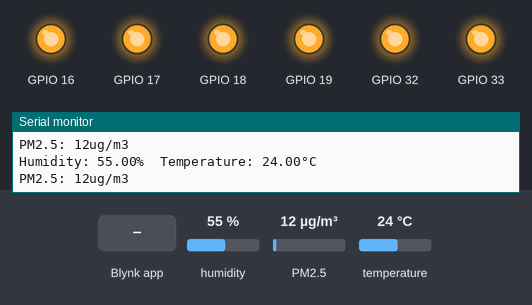
The sketch below on a simulated ESP32. Parts: output pins drawn as LEDs (lit = HIGH), the last lines printed to the serial monitor. The inputs (shaded band) are chosen by the test bench; at power-on: humidity 55 %, PM2.5 12 µg/m³, temperature 24 °C. WiFi joins after 1.5 s; servers stay silent unless stated.

Above: at 3.0 s.
3.1 s: Blynk app writes 1 to V3
At 3.5 s:
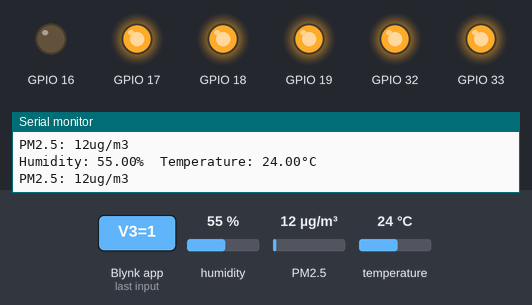
5.1 s: Blynk app writes 1 to V4
At 5.5 s:
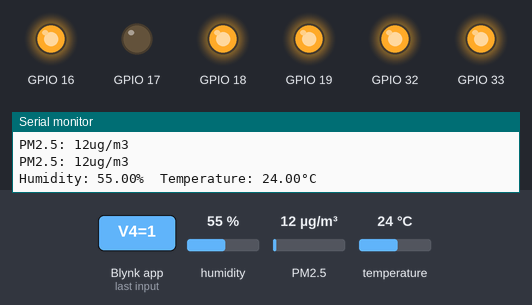
7.1 s: Blynk app writes 1 to V5
At 7.5 s:
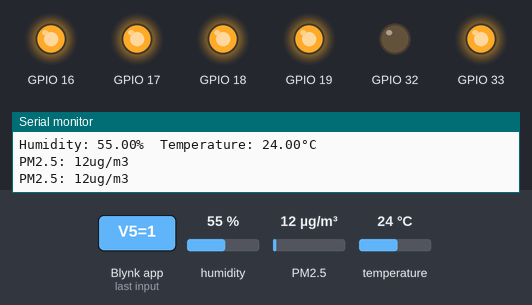
9.1 s: Blynk app writes 1 to V6
At 9.5 s:
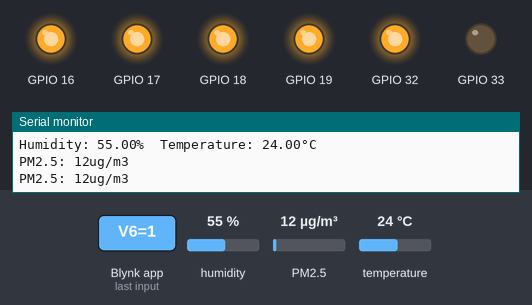
11.1 s: Blynk app writes 1 to V7
At 11.5 s:
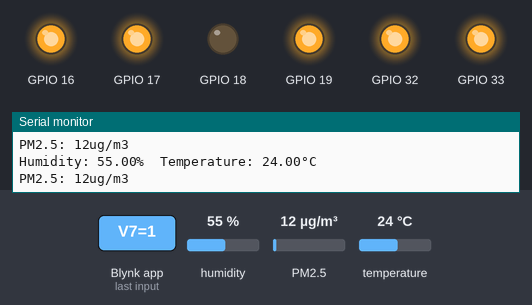
13.1 s: Blynk app writes 1 to V8
At 13.5 s:
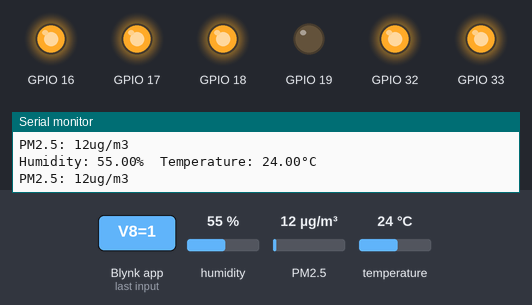
Timing chart, 0 to 16.1 s (numbered marks = the images above; inputs shaded):
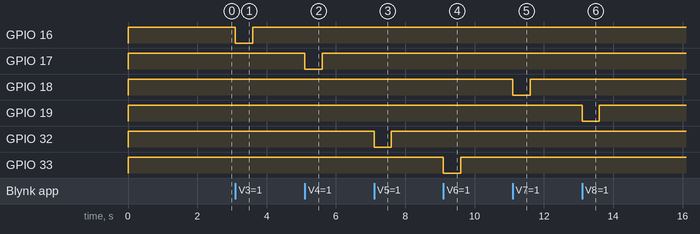

The sketch:

ESP32_Air_quality.ino
```cpp
/*************************************************************
  สำหรับบอร์ด ESP32

  การต่อสาย
  PMS7003
  TX  -> 25
  RX  -> 27
  GND -> GND
  VCC -> VCC

  DHT -> 26

   ไลบรารี่เพิ่มเติม
   1.PMS โหลดจาก library manager
   2.DHT โหลดจาก library manager
   3.blynk โหลดจาก library manager

 *************************************************************/

/* ดีบัก Blynk ผ่าน Serial */
#define BLYNK_PRINT Serial

/* ข้อมูลจาก Blynk */
#define BLYNK_TEMPLATE_ID "TMPLHZXTQTqu"
#define BLYNK_TEMPLATE_NAME "Air quality"
#define BLYNK_AUTH_TOKEN "f4FQUVZN0zuZ7F49CbB8KJt7yTreeDUf"

#include <WiFi.h>             // ไวไฟ
#include <WiFiClient.h>       // ไวไฟ
#include <BlynkSimpleEsp32.h> // Blynk
#include <PMS.h>              // PMS7003 sensor
#include <DHT.h>              // DHT
#include <HardwareSerial.h>   // Uart กับ PMS7003

// ชื่อไวไฟกับรหัสผ่าน
char ssid[] = "SSID";
char pass[] = "PASS";

HardwareSerial SerialPort(1); // ใช้งาน UART1
PMS pms(SerialPort);          // สร้าง object ชื่อ pms สำหรับเซนเซอร์ฝุ่น
PMS::DATA data;               // สร้างตัวแปร data เก็บค่าเซนเซอร์ฝุ่น

#define DHTPIN 26     // ตั้งค่าขาต่อ DHT
#define DHTTYPE DHT22 // DHT 22  (AM2302), AM2321

DHT dht(DHTPIN, DHTTYPE); // สร้าง object ชื่อ dht

unsigned long previousMillis = 0; // ตัวแปรเก็บค่าการ delay

BLYNK_CONNECTED() // เรียกเมื่อ blynk เชื่อมต่อสำเร็จ
{
  Blynk.syncAll();
}

BLYNK_WRITE(V3) // เรียกเมือกด Virtual Pin 3 (OFF-ON)
{
  if (param.asInt() == 1) // ถ้าค่าจาก Blynk เป็น1 (มีการกดปุ่ม)
  {
    digitalWrite(16, LOW);     // output เป็น low (relay active low)
    delay(500);                // รอ 0.5 วินาที
    digitalWrite(16, HIGH);    // output เป็น high
    Blynk.virtualWrite(V3, 0); // อัพเดทค่า Virtual pin
  }
}
BLYNK_WRITE(V4) // เรียกเมือกด Virtual Pin 4 (Timer)
{
  if (param.asInt() == 1) // ถ้าค่าจาก Blynk เป็น1 (มีการกดปุ่ม)
  {
    digitalWrite(17, LOW);     // output เป็น low (relay active low)
    delay(500);                // รอ 0.5 วินาที
    digitalWrite(17, HIGH);    //  เป็น high
    Blynk.virtualWrite(V4, 0); // อัพเดทค่า Virtual pin
  }
}
BLYNK_WRITE(V5) // เรียกเมือกด Virtual Pin 5 (Mode)
{
  if (param.asInt() == 1) // ถ้าค่าจาก Blynk เป็น1 (มีการกดปุ่ม)
  {
    digitalWrite(32, LOW);     // output เป็น low (relay active low)
    delay(500);                // รอ 0.5 วินาที
    digitalWrite(32, HIGH);    //  เป็น high
    Blynk.virtualWrite(V5, 0); // อัพเดทค่า Virtual pin
  }
}
BLYNK_WRITE(V6) // เรียกเมือกด Virtual Pin 6 (Max Speed)
{
  if (param.asInt() == 1) // ถ้าค่าจาก Blynk เป็น1 (มีการกดปุ่ม)
  {
    digitalWrite(33, LOW);     // output เป็น low (relay active low)
    delay(500);                // รอ 0.5 วินาที
    digitalWrite(33, HIGH);    //  เป็น high
    Blynk.virtualWrite(V6, 0); // อัพเดทค่า Virtual pin
  }
}
BLYNK_WRITE(V7) // เรียกเมือกด Virtual Pin 7 (Speed)
{
  if (param.asInt() == 1) // ถ้าค่าจาก Blynk เป็น1 (มีการกดปุ่ม)
  {
    digitalWrite(18, LOW);     // output เป็น low (relay active low)
    delay(500);                // รอ 0.5 วินาที
    digitalWrite(18, HIGH);    //  เป็น high
    Blynk.virtualWrite(V7, 0); // อัพเดทค่า Virtual pin
  }
}
BLYNK_WRITE(V8) // เรียกเมือกด Virtual Pin 8 (Anion)
{
  if (param.asInt() == 1) // ถ้าค่าจาก Blynk เป็น1 (มีการกดปุ่ม)
  {
    digitalWrite(19, LOW);     // output เป็น low (relay active low)
    delay(500);                // รอ 0.5 วินาที
    digitalWrite(19, HIGH);    //  เป็น high
    Blynk.virtualWrite(V8, 0); // อัพเดทค่า Virtual pin
  }
}

void setup()
{
  // Debug console
  Serial.begin(115200);                       // Serail ทำงาน
  SerialPort.begin(9600, SERIAL_8N1, 25, 27); // Hardware Serial Port 1 ทำงาน ใช้สือสารกับ PMS7003

  dht.begin(); // dht ทำงาน

  // เรื่องต้นให้ปิด relay (Active low)
  digitalWrite(16, HIGH);
  digitalWrite(17, HIGH);
  digitalWrite(18, HIGH);
  digitalWrite(19, HIGH);
  digitalWrite(32, HIGH);
  digitalWrite(33, HIGH);
  pinMode(16, OUTPUT);
  pinMode(17, OUTPUT);
  pinMode(18, OUTPUT);
  pinMode(19, OUTPUT);
  pinMode(32, OUTPUT);
  pinMode(33, OUTPUT);

  // เชือมต่อกับ Blynk
  Blynk.begin(BLYNK_AUTH_TOKEN, ssid, pass);
}

void loop()
{
  Blynk.run(); // blynk

  unsigned long currentMillis = millis();     // เก็บค่าเวลาปัจจุบัน
  if (currentMillis - previousMillis >= 2500) // เทียบเวลาปัจจุบันกับการทำงานครั้งก่อน ให้ทำงานทุก 2500 ms
  {
    previousMillis = currentMillis; // อัพเดทเวลาการทำงานล่าสุด

    float humid = dht.readHumidity();   // เรียกค่าความชื้น
    float temp = dht.readTemperature(); // เรียกค่าอุณหภูมิ

    // แสดงค่าทาง Serial
    Serial.print(F("Humidity: "));
    Serial.print(humid);
    Serial.print(F("%  Temperature: "));
    Serial.print(temp);
    Serial.println(F("°C "));

    // อัพเดทค่าขึ้น Blynk
    Blynk.virtualWrite(V1, temp);
    Blynk.virtualWrite(V2, humid);
  }

  //------เมื่อเซนเซอร์ส่งค่ามา------
  if (pms.read(data))
  {
    Blynk.virtualWrite(V0, data.PM_AE_UG_2_5); // อัพเดทค่า pm2.5 ไปยัง virtual pin 0

    // แสดงค่าทาง Serial
    Serial.print(F("PM2.5: "));
    Serial.print(data.PM_AE_UG_2_5);
    Serial.println(F("ug/m3 "));
  }
}
```

Measured:
- after the input at 3.1 s, GPIO 16: HIGH → LOW at once, → HIGH 0.50 s later
- after the input at 5.1 s, GPIO 17: HIGH → LOW at once, → HIGH 0.50 s later
- after the input at 7.1 s, GPIO 32: HIGH → LOW at once, → HIGH 0.50 s later
- after the input at 9.1 s, GPIO 33: HIGH → LOW at once, → HIGH 0.50 s later
- after the input at 11.1 s, GPIO 18: HIGH → LOW at once, → HIGH 0.50 s later
- after the input at 13.1 s, GPIO 19: HIGH → LOW at once, → HIGH 0.50 s later
